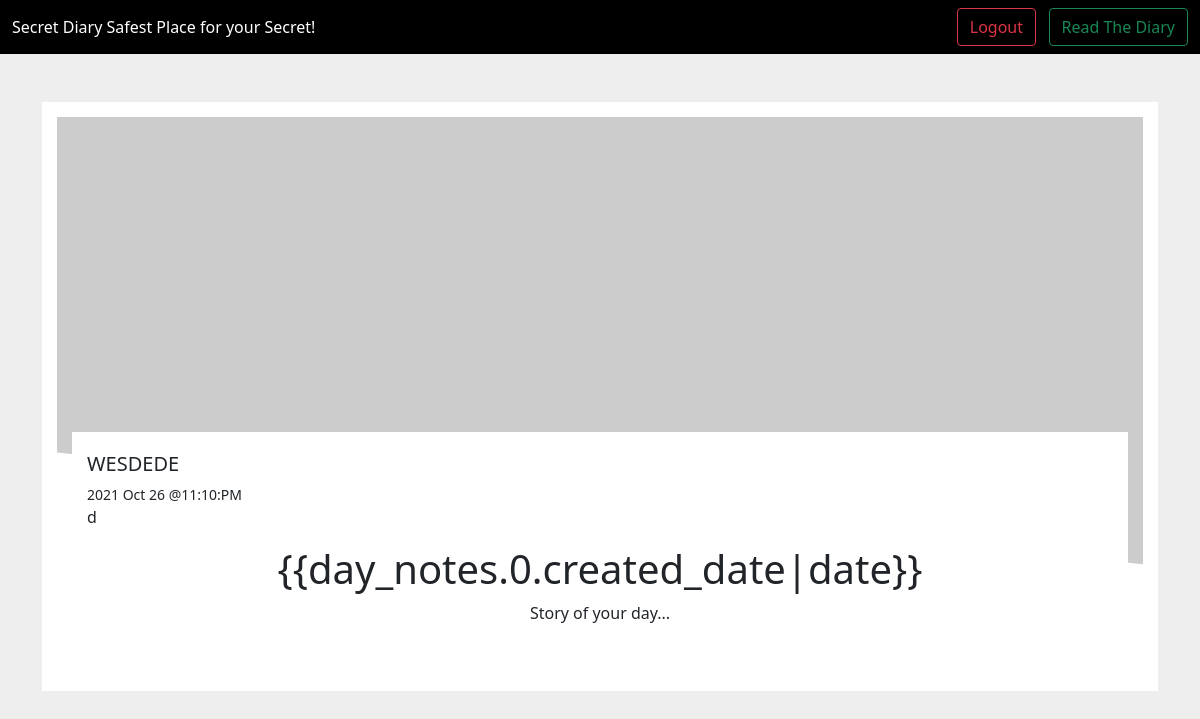
/show_note/4/ (signed in), run on the app's committed database.
### diary/models.py (models this page shows, shortened)
class Diary_Note(models.Model):
    Owner = models.ForeignKey(User, on_delete=models.CASCADE)
    Title = models.CharField(max_length=100)
    Body  = RichTextField()
    created_date = models.DateTimeField(default=timezone.now)

### diary/views.py (the view)
# urls.py: path('show_note/<int:id>/',show_note,name='show_note'),
@login_required
def show_note(request,id):
    note  = Diary_Note.objects.filter(Owner=request.user,id=id)
    context = {
        'note': note,
    }
    return render(request,'diary/note.html',context)

### templates/diary/note.html (shortened to what this page needs)
{% extends 'base.html' %}
{%load static %}
{%block linking %}
<link href="{%static 'css/note.css'%}" rel="stylesheet" type="text/css">
{%endblock%}
{% block content %}
<div class="container mt-5">
    <div class="row">
      <div class="col-12">
        <article class="blog-card">
          <div class="blog-card__background">
            <div class="card__background--wrapper">
              <div class="card__background--main" style="background-image: url('https://picsum.photos/1000/800/?random');">
              </div>
            </div>
          </div>
          <div class="blog-card__head">
          </div>
          <div class="blog-card__info">
            <h5>{{note.0.Title|upper}}</h5>
            <small>{{note.0.created_date|date:'Y M d @h:n:A'}}</small>
            <p>{{note.0.Body|safe}}</p>
        </article>
      </div>
    </div>
  </div>
{% endblock %}

### diary/static/css/note.css (style rules this page uses)
.blog-card { padding: 30px; position: relative; }
.blog-card .blog-card__background, .blog-card .card__background--layer { z-index: -1; position: absolute; top: 0; left: 0; width: 100%; height: 100%; }
.blog-card .blog-card__background { padding: 15px; background: white; }
.blog-card .card__background--wrapper { height: 100%; clip-path: polygon(0 0, 100% 0, 100% 80%, 0 60%); position: relative; overflow: hidden; }
.blog-card .card__background--main { height: 100%; position: relative; transition: 300ms ease-in-out; background-repeat: no-repeat; background-size: cover; }
.blog-card .blog-card__head { height: 300px; display: flex; align-items: center; justify-content: center; }
.blog-card .blog-card__info { z-index: 10; background: white; padding: 20px 15px; }
.blog-card .blog-card__info h5 { transition: 300ms ease-in-out; }

### data on the page
Diary_Note: Title "WESDEDE", created_date "2021 Oct 26 @11:10:PM", Body "d {{day_notes.0.created_date|date}} Story of your day..."
